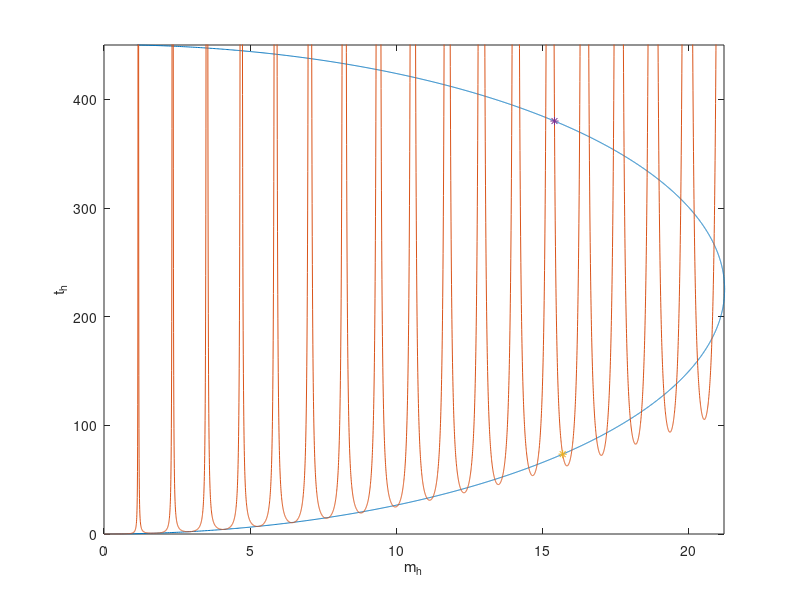

The MATLAB source for this figure: (Note: this script raises an error after producing the figure.)
%% General todos: rewrite with fsolve

clear all
close all

%global L alpha beta D Phi
L = 100; % [m] Beam Length
R = 0.35; % [m] Radius Beam
Dia = R * 2; % [m] Diameter of manipulator, assumed constant for now

A = pi * Dia^2 / 4;
I1 = A^2 / (pi *4); % [m^4]
I3 = 2 * I1;

alpha = 1.345; % [Nm^2] twisting stiffness
beta = 0.789; % [Nm^2]

E = alpha/I1;
G_paper = beta/I3;

rho_lin_paper = 1; %[kg/m]


Ealt = 3.3827e7; % 5e5 or 592949 Pa Dragon Skin 30 https://www.smooth-on.com/products/dragon-skin-30/

nu = 0.5;  % Poission ratio [-]
G = E / (2*(1+nu));  % Shear modulus. E = 2G(1+ν) 

%M_h = 1;
%T_h = 1;

alphaAlt =  E * I1
betaAlt = G * I3



D = 3; % [m] Slack
Phi = 27* 2 * pi; % [rad] Twist

%D = 3/27; % [m] Slack
%Phi = 3 * 2 * pi; % [rad] Twist


mhofth = @(th) (sqrt(4*th .* (1 - (D^2*pi^2*th)/(L^2*4))));
thofmh = @(mh) ((mh./(2*cos(1/4*(Phi-(2*pi*mh)/(beta/alpha))))).^2);


%%
thmax = 450;
mhmax = 21.2;
varth = linspace(0,thmax,5000)';
varmh = linspace(0,mhmax,5000)';


figure
plot(mhofth(varth),varth)
% xlabel('t_h')
% ylabel('m_h')
hold on


plot(varmh,thofmh(varmh))
xlabel('m_h')
ylabel('t_h')
axis([0 mhmax 0 thmax])

plot(15.6834, 73.4830,'*')
plot(15.4037,  380.0260,'*')

% find solutions in a one dimensional way

g = @(mh) (mh - mhofth(thofmh(mh)));


%CONTINUE WORKING ON THE INTERVALS TO FIND SOLUTIONS!
intervals = [0, 0.5,0.8, 1.158, 1.17, 1.187, 1.76, 2.137];


%interval = [18.99 19.39];

mh0 = fzero(g,intervals(1,4))


th0 = thofmh(mh0)


   


%DoverL = D/L;

m_h = @(M_h) M_h * L   / (2 * pi   * alpha);
t_h = @(T_h) T_h * L^2 / (4 * pi^2 * alpha);

DoverLFcn = @(M_h,T_h) (sqrt(4 / (pi^2 *t_h(T_h)) * (1 - m_h(M_h)^2 / (4 *t_h(T_h)))));
PhiFcn = @(M_h,T_h) (2* pi * m_h(M_h) / (beta/alpha) + 4* acos(m_h(M_h)/(2*sqrt(t_h(T_h)))));


F = @(x) ([D/L-DoverLFcn(x(1),x(2)), Phi - PhiFcn(x(1),x(2))]);
guess = [1.2,2];


%sols = fsolve(@dlandphi,guess);
sols = fsolve(F,guess);

% results are:
M_h = sols(1);%1.3017510114772594996354481051657;
T_h = sols(2);%2.0178798356198609814539591089399;
%m_h(M_h) %=15.4037
%t_h(T_h) %=380.0260

%% solve non-dimensional

DoverLFcn2 = @(m_h,t_h) (sqrt(4 / (pi^2 *t_h) * (1 - m_h^2 / (4 *t_h))));
PhiFcn2 = @(m_h,t_h) (2* pi * m_h / (beta/alpha) + 4* acos(m_h/(2*sqrt(t_h))));


F2 = @(x) ([D/L-DoverLFcn2(x(1),x(2)), Phi - PhiFcn2(x(1),x(2))]);
guess2 = [15,380];
guess2 = [5.28,6.969]; % ->   15.6834 - 0.0000i  73.4830 + 0.0000i

guess2 = [0.8,0.3]; % ->   15.40 + 0.0000i   380.03 + 0.0000i
guess2 = [20.78, 177.7]; %->   15.4037  380.0260

guess2 = [21.2,214];
guess2 = [15.4037,  380.0260];
guess2 = [26,76.92]; %->[15.6834, 73.4830]

guess2 =  [15.6834, 73.4830];

 guess2 =  [20,137];
 guess2 =  [19.15,128.5];
 
options = optimoptions('fsolve','Display','iter');
sols2 = fsolve(F2,guess2,options)


% results are:
m_h = sols2(1);%1.3017510114772594996354481051657;
t_h = sols2(2);%2.0178798356198609814539591089399;


%%
  
dlandphi(sols)

DoverLCalc = eval(subs(sqrt(4 / (pi^2 *t_h) * (1 - m_h^2 / (4 *t_h)))))
PhiCalc = eval(subs(2* pi * m_h / (beta/alpha) + 4* acos(m_h/(2*sqrt(t_h)))))

%%
N = 1000;
sh = linspace(-0.5,0.5,N)'; % sh = s/L - 0.5

comp1 = eval(subs(L * (1/(2*pi*t_h) * sqrt(4 * t_h - m_h^2) * sech(pi * sh * sqrt(4 * t_h - m_h^2)))));

req_i =  eval(subs(comp1 .* sin(m_h*pi*sh)));

req_j = eval(subs(- comp1 .* cos(m_h*pi*sh)));

req_k = eval(subs(L * (sh - 1/(2*pi*t_h) * sqrt(4 * t_h - m_h^2) * tanh(pi * sh * sqrt(4 * t_h - m_h^2)))));

figure
plot3(req_i,req_j,req_k)
xlabel('i')
ylabel('j')
zlabel('k')

